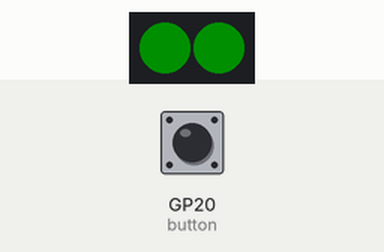
A program run on a simulated Raspberry Pi Pico running MicroPython. On the bench: 2 RGB LEDs in strip order, left to right. The inputs (shaded band) are chosen by the test bench; at power-on: GP20 (button) HIGH. Dim RGB values are drawn brighter than linear.

Above: at 1.6 s.
1.7 s: GP20 (button) pulled LOW for 0.15 s
At 2.5 s:
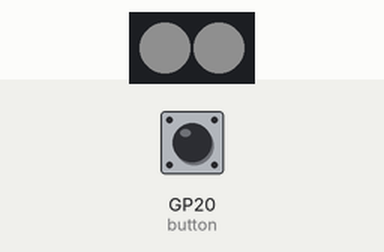
At 3.3 s:
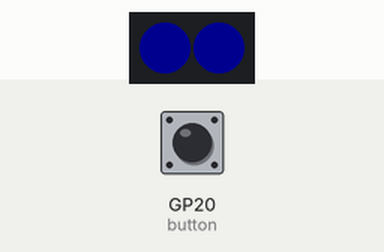
Timing chart, 0 to 10.8 s (numbered marks = the images above; inputs shaded):
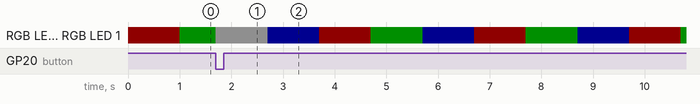

The program:

main.py
```python
import light_button as light_but
import time

def main():
    while True:
        light_but.light_red()
        time.sleep(1)
        light_but.light_green()
        time.sleep(1)
        light_but.light_blue()
        time.sleep(1)

if __name__ == "__main__":
    main()
```

light_button.py
```python
import neopixel
import time
from machine import Pin

light_pin = Pin(11, mode=Pin.OUT)
light = neopixel.NeoPixel(light_pin, 2)
button = Pin(20, mode=Pin.IN, pull=Pin.PULL_UP)

def light_red():
    light.fill((15, 0, 0))
    light.write()

def light_green():
    light.fill((0, 15, 0))
    light.write()

def light_blue():
    light.fill((0, 0, 15))
    light.write()


def button_handler(button):
    light.fill((15, 15, 15))
    light.write()
    time.sleep(1)

button.irq(button_handler, trigger=button.IRQ_FALLING)
```
